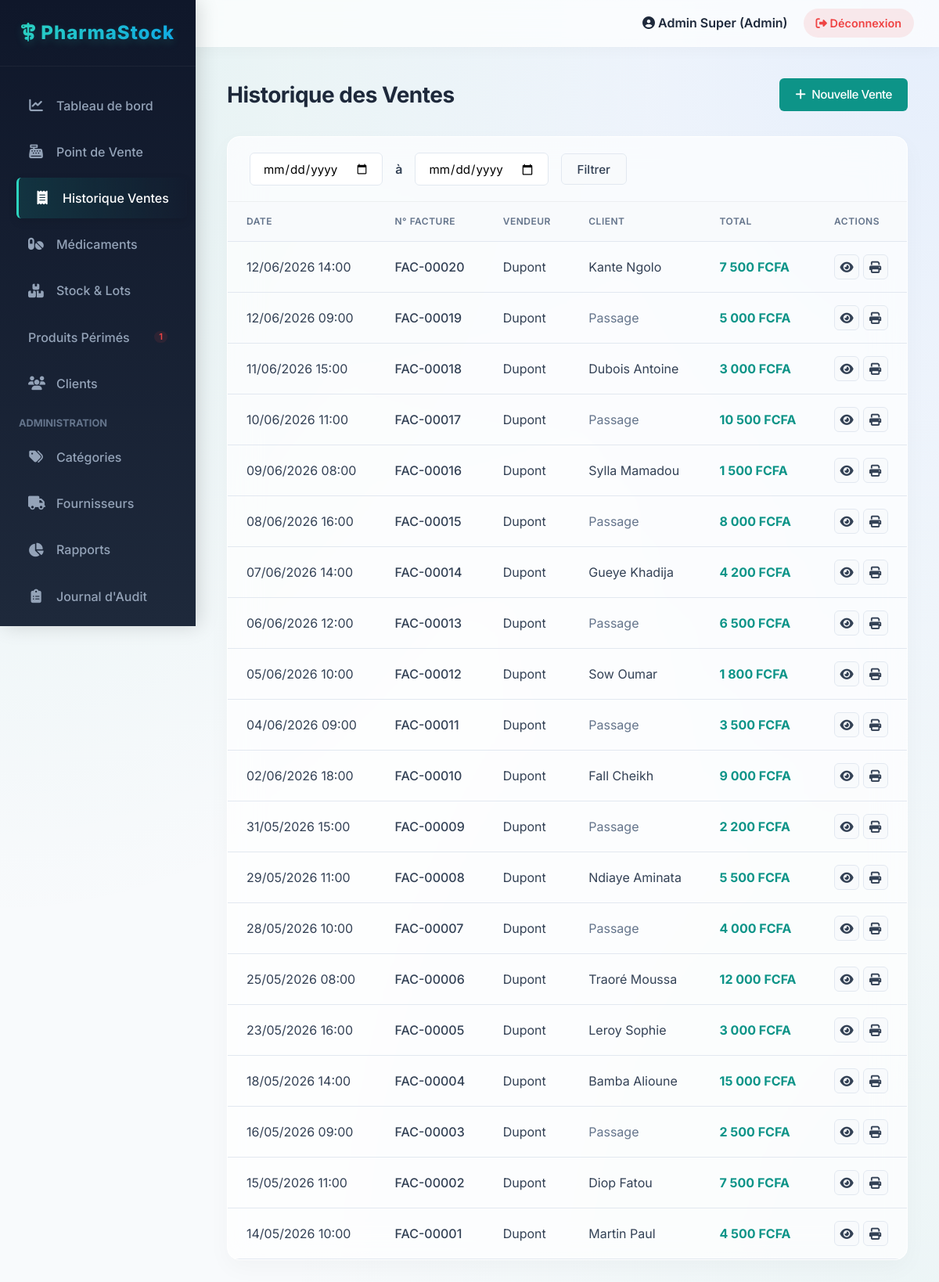
The page /index.php?page=ventes&action=historique (signed in) on the database its author committed.
### tables this page shows
CREATE TABLE `vente` (
  `id` INT PRIMARY KEY AUTO_INCREMENT,
  `numero_facture` VARCHAR(20) UNIQUE NOT NULL,
  `date_vente` DATETIME DEFAULT CURRENT_TIMESTAMP,
  `montant_total` DECIMAL(10,2) NOT NULL,
  `id_utilisateur` INT NOT NULL,
  `id_client` INT,
  `id_ordonnance` INT,
  FOREIGN KEY (`id_utilisateur`) REFERENCES `utilisateur`(`id`) ON DELETE RESTRICT,
  FOREIGN KEY (`id_client`) REFERENCES `client`(`id`) ON DELETE SET NULL,
  FOREIGN KEY (`id_ordonnance`) REFERENCES `ordonnance`(`id`) ON DELETE SET NULL
);

CREATE TABLE `utilisateur` (
  `id` INT PRIMARY KEY AUTO_INCREMENT,
  `nom` VARCHAR(100) NOT NULL,
  `prenom` VARCHAR(100) NOT NULL,  
  `email` VARCHAR(100) UNIQUE NOT NULL,
  `mot_de_passe` VARCHAR(255) NOT NULL,
  `role` ENUM('admin', 'pharmacien') DEFAULT 'pharmacien',
  `statut` BOOLEAN DEFAULT TRUE,
  `date_creation` DATETIME DEFAULT CURRENT_TIMESTAMP
);

CREATE TABLE `client` (
  `id` INT PRIMARY KEY AUTO_INCREMENT,
  `nom` VARCHAR(100) NOT NULL,
  `telephone` VARCHAR(20),
  `email` VARCHAR(100),
  `adresse` TEXT,
  `historique_medical` TEXT
);

### includes/utils.php (called while the page is built, shortened)
<?php
function sanitizeInput($data) {
    $data = trim($data);
    $data = stripslashes($data);
    return $data;
}
function formatMontant($montant) {
    return number_format($montant, 0, ',', ' ') . ' FCFA';
}
function formatDate($dateStr, $format = 'd/m/Y H:i') {
    $date = new DateTime($dateStr);
    return $date->format($format);
}

### config/database.php (called while the page is built, shortened)
<?php
class Database {
    private static $instance = null;
    private $pdo;
    private function __construct() {
        try {
			$dsn = "mysql:host=" . DB_HOST . ";port=" . DB_PORT . ";dbname=" . DB_NAME . ";charset=utf8";
			$options = [
                PDO::ATTR_ERRMODE            => PDO::ERRMODE_EXCEPTION,
                PDO::ATTR_DEFAULT_FETCH_MODE => PDO::FETCH_ASSOC,
                PDO::ATTR_EMULATE_PREPARES   => false,
            ];
            $this->pdo = new PDO($dsn, DB_USER, DB_PASS, $options);
        } catch (PDOException $e) {
            die("Erreur de connexion à la base de données: " . $e->getMessage());
        }
    }
    public static function getInstance() {
        if (self::$instance === null) {
            self::$instance = new self();
        }
        return self::$instance;
    }
    public function getConnection() {
        return $this->pdo;
    }
}

### models/Lot.php (called while the page is built, shortened)
<?php
require_once __DIR__ . '/../config/database.php';
class Lot {
    private $db;
    public function __construct() {
        $this->db = Database::getInstance()->getConnection();
    }
    public function checkPerimes() {
        $stmt = $this->db->prepare("UPDATE lot SET statut = 'perime' WHERE date_expiration < CURDATE() AND statut = 'actif'");
        $stmt->execute();
    }
    public function getLotsPerimes() {
        $this->checkPerimes();
        $stmt = $this->db->query("
            SELECT l.*, m.nom as medicament_nom
            FROM lot l
            JOIN medicament m ON l.id_medicament = m.id
            WHERE l.statut = 'perime' AND l.quantite > 0
            ORDER BY l.date_expiration ASC
        ");
        return $stmt->fetchAll();
    }
}

### includes/auth.php (called while the page is built, shortened)
<?php
require_once __DIR__ . '/../config/database.php';
function estAdmin() {
    return isset($_SESSION['user_role']) && $_SESSION['user_role'] === 'admin';
}

### models/Vente.php (called while the page is built, shortened)
<?php
require_once __DIR__ . '/../config/database.php';
class Vente {
    private $db;
    public function __construct() {
        $this->db = Database::getInstance()->getConnection();
    }
    public function getHistorique($filters = null, $limit = 50, $offset = 0) {
        $sql = "
            SELECT v.*, u.nom as vendeur_nom, c.nom as client_nom
            FROM vente v
            JOIN utilisateur u ON v.id_utilisateur = u.id
            LEFT JOIN client c ON v.id_client = c.id
            WHERE 1=1
        ";
        $params = [];
        $sql .= " ORDER BY v.date_vente DESC LIMIT $limit OFFSET $offset";
        $stmt = $this->db->prepare($sql);
        $stmt->execute($params);
        return $stmt->fetchAll();
    }
}

### views/ventes/historique.php (the view, shortened to what this page needs)
<?php include __DIR__ . '/../layouts/header.php'; ?>
<div class="page-title">
    <span>Historique des Ventes</span>
    <a href="<?= BASE_URL ?>/index.php?page=ventes&action=pos" class="btn btn-primary"><i class="fa-solid fa-plus"></i> Nouvelle Vente</a>
</div>
<div class="card">
    <div class="card-header">
        <form action="<?= BASE_URL ?>/index.php" method="GET" style="display: flex; gap: 1rem; align-items: center;">
            <input type="date" name="date_debut" class="form-control" value="<?= $_GET['date_debut'] ?? '' ?>" style="width: auto;">
            <span>à</span>
            <input type="date" name="date_fin" class="form-control" value="<?= $_GET['date_fin'] ?? '' ?>" style="width: auto;">
            <button type="submit" class="btn btn-secondary">Filtrer</button>
        </form>
    </div>
    <div class="table-responsive">
        <table class="table">
            <thead>
                <tr>
                    <th>Date</th>
                    <th>N° Facture</th>
                    <th>Vendeur</th>
                    <th>Client</th>
                    <th>Total</th>
                    <th>Actions</th>
                </tr>
            </thead>
            <tbody>
                <?php if (empty($ventes)): ?>
                    <tr><td colspan="6" style="text-align: center;">Aucune vente trouvée.</td></tr>
                <?php else: ?>
                    <?php foreach ($ventes as $vente): ?>
                    <tr>
                        <td><?= formatDate($vente['date_vente']) ?></td>
                        <td style="font-weight: 500;"><?= htmlspecialchars($vente['numero_facture']) ?></td>
                        <td><?= htmlspecialchars($vente['vendeur_nom']) ?></td>
                        <td><?= $vente['client_nom'] ? htmlspecialchars($vente['client_nom']) : '<span style="color:var(--text-muted)">Passage</span>' ?></td>
                        <td style="font-weight: bold; color: var(--primary-color);"><?= formatMontant($vente['montant_total']) ?></td>
                        <td>
                            <a href="<?= BASE_URL ?>/index.php?page=ventes&action=details&id=<?= $vente['id'] ?>" class="btn btn-secondary btn-icon" title="Détails"><i class="fa-solid fa-eye"></i></a>
                            <a href="<?= BASE_URL ?>/index.php?page=ventes&action=facture&id=<?= $vente['id'] ?>" class="btn btn-secondary btn-icon" title="Imprimer Facture" target="_blank"><i class="fa-solid fa-print"></i></a>
                        </td>
                    </tr>
                    <?php endforeach; ?>
                <?php endif; ?>
            </tbody>
        </table>
    </div>
</div>
<?php include __DIR__ . '/../layouts/footer.php'; ?>

### index.php (shortened to what this page needs)
<?php
require_once __DIR__ . '/includes/auth.php';
require_once __DIR__ . '/includes/utils.php';
$page = isset($_GET['page']) ? sanitizeInput($_GET['page']) : 'public';
switch ($page) {
    case 'ventes':
        require __DIR__ . '/controllers/VenteController.php';
        break;
}

### controllers/VenteController.php (shortened to what this page needs)
<?php
require_once __DIR__ . '/../includes/auth.php';
require_once __DIR__ . '/../includes/utils.php';
require_once __DIR__ . '/../includes/logger.php';
require_once __DIR__ . '/../models/Vente.php';
require_once __DIR__ . '/../models/Lot.php';
$venteModel = new Vente();
$lotModel = new Lot();
$clientModel = new Client();
$action = isset($_GET['action']) ? sanitizeInput($_GET['action']) : 'pos';
if ($action === 'pos') {
    $lots = $lotModel->getLotsActifs();
    $clients = $clientModel->getAll();
    require __DIR__ . '/../views/ventes/pos.php';
} elseif ($action === 'clear_panier') {
    $_SESSION['panier'] = [];
    header('Location: ' . BASE_URL . '/index.php?page=ventes&action=pos');
    exit();
} elseif ($action === 'historique') {
    $filters = [];
    $ventes = $venteModel->getHistorique($filters);
    require __DIR__ . '/../views/ventes/historique.php';
} elseif ($action === 'details') {
    $id = isset($_GET['id']) ? (int)$_GET['id'] : 0;
    $vente = $venteModel->getById($id);
    $lignes = $venteModel->getDetails($id);
    require __DIR__ . '/../views/ventes/details.php';
}

### views/layouts/header.php (shortened to what this page needs)
<!DOCTYPE html>
<html lang="fr">
<head>
    <link rel="stylesheet" href="https://cdnjs.cloudflare.com/ajax/libs/font-awesome/6.4.0/css/all.min.css">
    <link rel="stylesheet" href="<?= BASE_URL ?>/public/css/style.css?v=2.2">
</head>
<body>
    <div class="app-container">
        <?php include 'sidebar.php'; ?>
        <main class="main-content">
            <header class="top-header">
                <div class="header-user">
                    <span><i class="fa-solid fa-user-circle"></i> <?= htmlspecialchars($_SESSION['user_prenom'] . ' ' . $_SESSION['user_nom']) ?> (<?= ucfirst($_SESSION['user_role']) ?>)</span>
                    <a href="<?= BASE_URL ?>/index.php?page=logout" class="logout-btn"><i class="fa-solid fa-sign-out-alt"></i> Déconnexion</a>
                </div>
            </header>
            <div class="content-area">

### views/layouts/sidebar.php (shortened to what this page needs)
<?php
$currentPage = isset($_GET['page']) ? $_GET['page'] : 'dashboard';
?>
<aside class="sidebar">
    <div class="sidebar-header">
        <h2><i class="fa-solid fa-staff-snake"></i> PharmaStock</h2>
    </div>
    <ul class="sidebar-menu">
        <li>
            <a href="<?= BASE_URL ?>/index.php?page=dashboard" class="<?= $currentPage === 'dashboard' ? 'active' : '' ?>">
                <i class="fa-solid fa-chart-line"></i> Tableau de bord
            </a>
        </li>
        <li>
            <a href="<?= BASE_URL ?>/index.php?page=ventes&action=pos" class="<?= $currentPage === 'ventes' && isset($_GET['action']) && $_GET['action'] === 'pos' ? 'active' : '' ?>">
                <i class="fa-solid fa-cash-register"></i> Point de Vente
            </a>
        </li>
        <li>
            <a href="<?= BASE_URL ?>/index.php?page=ventes&action=historique" class="<?= $currentPage === 'ventes' && isset($_GET['action']) && $_GET['action'] === 'historique' ? 'active' : '' ?>">
                <i class="fa-solid fa-receipt"></i> Historique Ventes
            </a>
        </li>
        <li>
            <a href="<?= BASE_URL ?>/index.php?page=medicaments" class="<?= $currentPage === 'medicaments' ? 'active' : '' ?>">
                <i class="fa-solid fa-pills"></i> Médicaments
            </a>
        </li>
        <li>
            <a href="<?= BASE_URL ?>/index.php?page=lots" class="<?= $currentPage === 'lots' && (!isset($_GET['action']) || $_GET['action'] !== 'perimes') ? 'active' : '' ?>">
                <i class="fa-solid fa-boxes-stacked"></i> Stock & Lots
            </a>
        </li>
        <?php
        if (class_exists('Lot')) {
            $sidebarLotModel = new Lot();
            $sidebarPerimesCount = count($sidebarLotModel->getLotsPerimes());
            if ($sidebarPerimesCount > 0):
        ?>
        <li>
            <a href="<?= BASE_URL ?>/index.php?page=lots&action=perimes" class="<?= $currentPage === 'lots' && isset($_GET['action']) && $_GET['action'] === 'perimes' ? 'active' : '' ?>" style="display: flex; justify-content: space-between; align-items: center;">
                <span>Produits Périmés</span>
                <span class="badge badge-danger" style="font-size: 0.7rem; padding: 2px 6px; line-height: 1; border-radius: 10px; margin-left: 5px;"><?= $sidebarPerimesCount ?></span>
            </a>
        </li>
        <?php
            endif;
        }
        ?>
        <li>
            <a href="<?= BASE_URL ?>/index.php?page=clients" class="<?= $currentPage === 'clients' ? 'active' : '' ?>">
                <i class="fa-solid fa-users"></i> Clients
            </a>
        </li>
        <?php if(estAdmin()): ?>
            <li style="margin-top: 1rem; padding-left: 1.5rem; font-size: 0.8rem; color: #64748b; text-transform: uppercase; font-weight: 700;">Administration</li>
            <li>
                <a href="<?= BASE_URL ?>/index.php?page=categories" class="<?= $currentPage === 'categories' ? 'active' : '' ?>">
                    <i class="fa-solid fa-tags"></i> Catégories
                </a>
            </li>
            <li>
                <a href="<?= BASE_URL ?>/index.php?page=fournisseurs" class="<?= $currentPage === 'fournisseurs' ? 'active' : '' ?>">
                    <i class="fa-solid fa-truck"></i> Fournisseurs
                </a>
            </li>
            <li>
                <a href="<?= BASE_URL ?>/index.php?page=rapports" class="<?= $currentPage === 'rapports' ? 'active' : '' ?>">
                    <i class="fa-solid fa-chart-pie"></i> Rapports
                </a>
            </li>
            <li>
                <a href="<?= BASE_URL ?>/index.php?page=audit" class="<?= $currentPage === 'audit' ? 'active' : '' ?>">
                    <i class="fa-solid fa-clipboard-list"></i> Journal d'Audit
                </a>
            </li>
            <li>
                <a href="<?= BASE_URL ?>/index.php?page=utilisateurs" class="<?= $currentPage === 'utilisateurs' ? 'active' : '' ?>">
                </a>
            </li>
        <?php endif; ?>
    </ul>
</aside>

### views/layouts/footer.php (shortened to what this page needs)
            </div>
        </main>
    </div>
</body>
</html>

### rows shown on the page
vente: date_vente "12/06/2026 14:00", numero_facture "FAC-00020", id_utilisateur.nom "Dupont", id_client.nom "Kante Ngolo", montant_total "7 500 FCFA"
vente: date_vente "12/06/2026 09:00", numero_facture "FAC-00019", id_utilisateur.nom "Dupont", shows "Passage", montant_total "5 000 FCFA"
vente: date_vente "11/06/2026 15:00", numero_facture "FAC-00018", id_utilisateur.nom "Dupont", id_client.nom "Dubois Antoine", montant_total "3 000 FCFA"
vente: date_vente "10/06/2026 11:00", numero_facture "FAC-00017", id_utilisateur.nom "Dupont", shows "Passage", montant_total "10 500 FCFA"
vente: date_vente "09/06/2026 08:00", numero_facture "FAC-00016", id_utilisateur.nom "Dupont", id_client.nom "Sylla Mamadou", montant_total "1 500 FCFA"
vente: date_vente "08/06/2026 16:00", numero_facture "FAC-00015", id_utilisateur.nom "Dupont", shows "Passage", montant_total "8 000 FCFA"
vente: date_vente "07/06/2026 14:00", numero_facture "FAC-00014", id_utilisateur.nom "Dupont", id_client.nom "Gueye Khadija", montant_total "4 200 FCFA"
vente: date_vente "06/06/2026 12:00", numero_facture "FAC-00013", id_utilisateur.nom "Dupont", shows "Passage", montant_total "6 500 FCFA"
vente: date_vente "05/06/2026 10:00", numero_facture "FAC-00012", id_utilisateur.nom "Dupont", id_client.nom "Sow Oumar", montant_total "1 800 FCFA"
vente: date_vente "04/06/2026 09:00", numero_facture "FAC-00011", id_utilisateur.nom "Dupont", shows "Passage", montant_total "3 500 FCFA"
vente: date_vente "02/06/2026 18:00", numero_facture "FAC-00010", id_utilisateur.nom "Dupont", id_client.nom "Fall Cheikh", montant_total "9 000 FCFA"
vente: date_vente "31/05/2026 15:00", numero_facture "FAC-00009", id_utilisateur.nom "Dupont", shows "Passage", montant_total "2 200 FCFA"
vente: date_vente "29/05/2026 11:00", numero_facture "FAC-00008", id_utilisateur.nom "Dupont", id_client.nom "Ndiaye Aminata", montant_total "5 500 FCFA"
vente: date_vente "28/05/2026 10:00", numero_facture "FAC-00007", id_utilisateur.nom "Dupont", shows "Passage", montant_total "4 000 FCFA"
vente: date_vente "25/05/2026 08:00", numero_facture "FAC-00006", id_utilisateur.nom "Dupont", id_client.nom "Traoré Moussa", montant_total "12 000 FCFA"
vente: date_vente "23/05/2026 16:00", numero_facture "FAC-00005", id_utilisateur.nom "Dupont", id_client.nom "Leroy Sophie", montant_total "3 000 FCFA"
vente: date_vente "18/05/2026 14:00", numero_facture "FAC-00004", id_utilisateur.nom "Dupont", id_client.nom "Bamba Alioune", montant_total "15 000 FCFA"
vente: date_vente "16/05/2026 09:00", numero_facture "FAC-00003", id_utilisateur.nom "Dupont", shows "Passage", montant_total "2 500 FCFA"
vente: date_vente "15/05/2026 11:00", numero_facture "FAC-00002", id_utilisateur.nom "Dupont", id_client.nom "Diop Fatou", montant_total "7 500 FCFA"
vente: date_vente "14/05/2026 10:00", numero_facture "FAC-00001", id_utilisateur.nom "Dupont", id_client.nom "Martin Paul", montant_total "4 500 FCFA"

### other values the page prints
$sidebarPerimesCount "1"
$_SESSION['user_prenom'] . ' ' . $_SESSION['user_nom'] "Admin Super"
$_SESSION['user_role'] "Admin"
